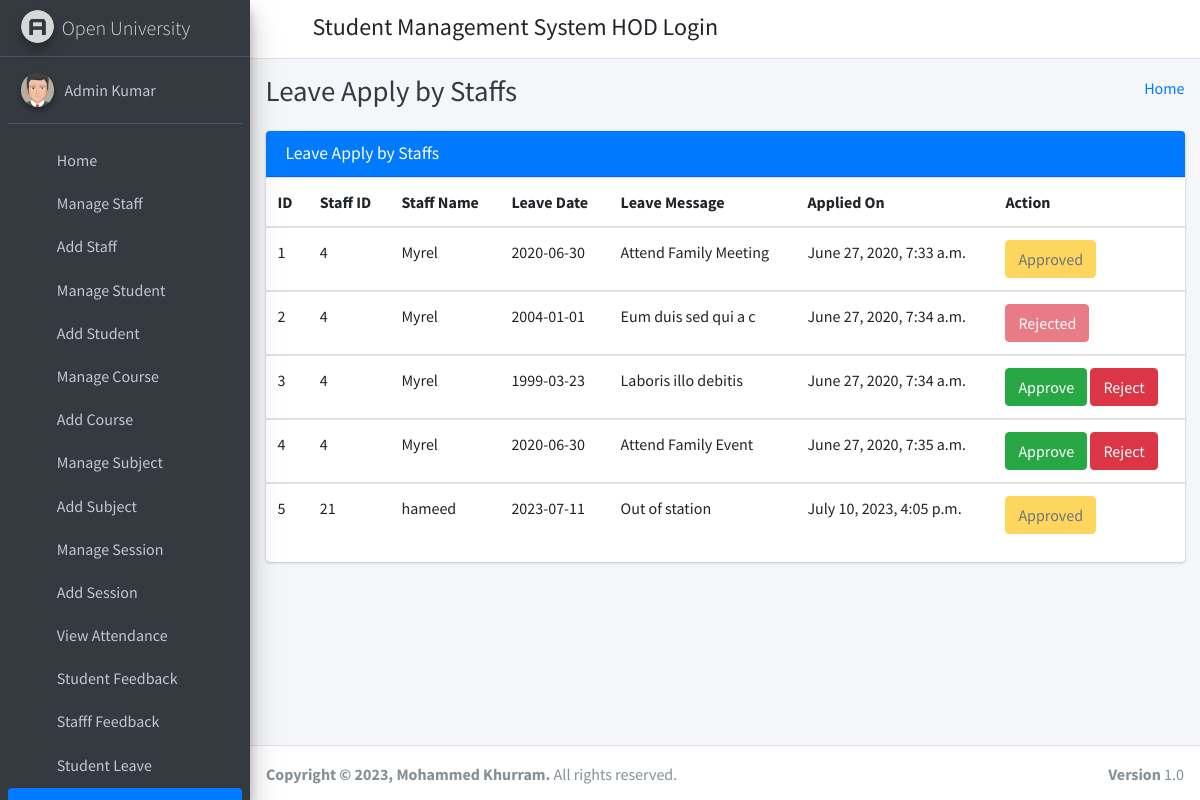
/staff_leave_view/ (signed in), run on the app's committed database.
### student_management_app/models.py (models this page shows)
class CustomUser(AbstractUser):
    user_type_data = ((1, "HOD"), (2, "Staff"), (3, "Student"))
    user_type = models.CharField(default=1, choices=user_type_data, max_length=10)

class LeaveReportStaff(models.Model):
    id = models.AutoField(primary_key=True)
    staff_id = models.ForeignKey(Staffs, on_delete=models.CASCADE)
    leave_date = models.CharField(max_length=255)
    leave_message = models.TextField()
    leave_status = models.IntegerField(default=0)
    created_at = models.DateTimeField(auto_now_add=True)
    updated_at = models.DateTimeField(auto_now=True)
    objects = models.Manager()

class Staffs(models.Model):
    id = models.AutoField(primary_key=True)
    admin = models.OneToOneField(CustomUser, on_delete = models.CASCADE)
    address = models.TextField()
    created_at = models.DateTimeField(auto_now_add=True)
    updated_at = models.DateTimeField(auto_now=True)
    objects = models.Manager()

### student_management_app/HodViews.py (the view)
# urls.py: path('staff_leave_view/', HodViews.staff_leave_view, name="staff_leave_view"),
def staff_leave_view(request):
    leaves = LeaveReportStaff.objects.all()
    context = {
        "leaves": leaves
    }
    return render(request, 'hod_template/staff_leave_view.html', context)

### student_management_app/LoginCheckMiddleWare.py (called while the page is built, shortened)
    def process_view(self, request, view_func, view_args, view_kwargs):
        modulename = view_func.__module__
        user = request.user
        if user.is_authenticated:
            if user.user_type == "1":
                if modulename == "student_management_app.HodViews":
                    pass
                elif modulename == "student_management_app.views" or modulename == "django.views.static":
                    pass
                else:
                    return redirect("admin_home")
            else:
                return redirect("login")
        else:
            if request.path == reverse("login") or request.path == reverse("doLogin"):
                pass
            else:
                return redirect("login")

### student_management_app/templates/hod_template/staff_leave_view.html (shortened to what this page needs)
{% extends 'hod_template/base_template.html' %}
{% block page_title %}
    Leave Apply by Staffs
{% endblock page_title %}
{% block main_content %}
{% load static %}
<section class="content">
        <div class="container-fluid">
            <div class="row">
                <div class="col-md-12">
                    <div class="card card-primary">
                        <div class="card-header">
                            <h3 class="card-title">Leave Apply by Staffs</h3>
                        </div>
                        <div class="table-responsive">
                            <table class="table">
                                <thead>
                                <tr>
                                    <th>ID</th>
                                    <th>Staff ID</th>
                                    <th>Staff Name</th>
                                    <th>Leave Date</th>
                                    <th>Leave Message</th>
                                    <th>Applied On</th>
                                    <th>Action</th>
                                </tr>
                                </thead>
                                {% for leave in leaves %}
                                <tbody>
                                <tr>
                                    <td>{{ leave.id }}</td>
                                    <td>{{ leave.staff_id.admin.id }}</td>
                                    <td>{{ leave.staff_id.admin.first_name }} {{ feedback.staff_id.admin.last_name }}</td>
                                    <td>{{ leave.leave_date }}</td>
                                    <td>{{ leave.leave_message }}</td>
                                    <td>{{ leave.created_at }}</td>
                                    <td>
                                        {% if leave.leave_status == 0 %}
                                            <a href="{% url 'staff_leave_approve' leave_id=leave.id %}" class="btn btn-success">Approve</a>
                                            <a href="{% url 'staff_leave_reject' leave_id=leave.id %}" class="btn btn-danger">Reject</a>
                                        {% elif leave.leave_status == 1 %}
                                            <button class="btn btn-warning" disabled="disabled">Approved</button>
                                        {% else %}
                                            <button class="btn btn-danger" disabled="disabled">Rejected</button>
                                        {% endif %}
                                    </td>
                                </tr>
                                </tbody>
                                {% endfor %}
                            </table>
                        </div>
                    </div>
                </div>
            </div>
        </div>
      </section>
  {% endblock main_content %}

### student_management_app/templates/hod_template/sidebar_template.html (shortened to what this page needs)
{% load static %}
<aside class="main-sidebar sidebar-dark-primary elevation-4">
      <a href="{% url 'admin_home' %}" class="brand-link">
        <img src="{% static 'dist/img/AdminLTELogo.png' %}" alt="AdminLTE Logo" class="brand-image img-circle elevation-3"
            style="opacity: .8">
        <span class="brand-text font-weight-light">Open University</span>
      </a>
      <div class="sidebar">
        <div class="user-panel mt-3 pb-3 mb-3 d-flex">
          <div class="image">
            <img src="{% static 'dist/img/user2-160x160.jpg' %}" class="img-circle elevation-2" alt="User Image">
          </div>
          <div class="info">
            <a href="{% url 'admin_profile' %}" class="d-block">{{ user.first_name }} {{ user.last_name }}</a>
          </div>
        </div>
        <nav class="mt-2">
          <ul class="nav nav-pills nav-sidebar flex-column" data-widget="treeview" role="menu" data-accordion="false">
            <li class="nav-item">
              {% url 'admin_home' as admin_home %}
              <a href="{{ admin_home }}" class="nav-link {% if request.path == admin_home %} active {% endif %}">
                <i class="nav-icon fas fa-tachometer-alt"></i>
                <p>
                  Home
                </p>
              </a>
            </li>
            <li class="nav-item">
              {% url 'manage_staff' as manage_staff %}
              {% url 'edit_staff' staff_id=id as edit_staff %}
              <a href="{{ manage_staff }}" class="nav-link {% if request.path == manage_staff %} active {% endif %} {% if request.path == edit_staff %} active {% endif %}">
                <i class="nav-icon fas fa-chalkboard-teacher"></i>
                <p>
                  Manage Staff
                </p>
              </a>
            </li>
            <li class="nav-item">
              {% url 'add_staff' as add_staff %}
              <a href="{{ add_staff }}" class="nav-link {% if request.path == add_staff %} active {% endif %}">
                <i class="nav-icon fas fa-th"></i>
                <p>
                  Add Staff
                </p>
              </a>
            </li>
            <li class="nav-item">
              {% url 'manage_student' as manage_student %}
              {% url 'edit_student' student_id=id as edit_student %}
              <a href="{{ manage_student }}" class="nav-link {% if request.path == manage_student %} active {% endif %} {% if request.path == edit_student %} active {% endif %}">
                <i class="nav-icon fas fa-user-graduate"></i>
                <p>
                  Manage Student
                </p>
              </a>
            </li>
            <li class="nav-item">
              {% url 'add_student' as add_student %}
              <a href="{{ add_student }}" class="nav-link {% if request.path == add_student %} active {% endif %}">
                <i class="nav-icon fas fa-th"></i>
                <p>
                  Add Student
                </p>
              </a>
            </li>
            <li class="nav-item">
              {% url 'manage_course' as manage_course %}
              {% url 'edit_course' course_id=id as edit_course %}
              <a href="{{ manage_course }}" class="nav-link {% if request.path == manage_course %} active {% endif %} {% if request.path == edit_course %} active {% endif %}">
                <i class="nav-icon fas fa-chalkboard"></i>
                <p>
                  Manage Course
                </p>
              </a>
            </li>
            <li class="nav-item">
            {% url 'add_course' as add_course %}
              <a href="{{ add_course }}" class="nav-link {% if request.path == add_course %} active {% endif %}">
                <i class="nav-icon fas fa-th"></i>
                <p>
                  Add Course
                </p>
              </a>
            </li>
            <li class="nav-item">
              {% url 'manage_subject' as manage_subject %}
              {% url 'edit_subject' subject_id=id as edit_subject %}
              <a href="{{ manage_subject }}" class="nav-link {% if request.path == manage_subject %} active {% endif %} {% if request.path == edit_subject %} active {% endif %}">
                <i class="nav-icon fas fa-book"></i>
                <p>
                  Manage Subject
                </p>
              </a>
            </li>
            <li class="nav-item">
              {% url 'add_subject' as add_subject %}
              <a href="{{ add_subject }}" class="nav-link {% if request.path == add_subject %} active {% endif %}">
                <i class="nav-icon fas fa-th"></i>
                <p>
                  Add Subject
                </p>
              </a>
            </li>
            <li class="nav-item">
              {% url 'manage_session' as manage_session %}
              {% url 'edit_session' session_id=id as edit_session %}
              <a href="{{ manage_session }}" class="nav-link {% if request.path == manage_session %} active {% endif %} {% if request.path == edit_session %} active {% endif %}">
                <i class="nav-icon fas fa-graduation-cap"></i>
                <p>
                  Manage Session
                </p>
              </a>
            </li>
            <li class="nav-item">
              {% url 'add_session' as add_session %}
              <a href="{{ add_session }}" class="nav-link {% if request.path == add_session %} active {% endif %}">
                <i class="nav-icon fas fa-th"></i>
                <p>
                  Add Session
                </p>
              </a>
            </li>
            <li class="nav-item">
              {% url 'admin_view_attendance' as admin_view_attendance %}
              <a href="{{ admin_view_attendance }}" class="nav-link {% if request.path == admin_view_attendance %} active {% endif %}">
                <i class="nav-icon fas fa-calendar-alt"></i>
                <p>
                  View Attendance
                </p>
              </a>
            </li>
            <li class="nav-item">
              {% url 'student_feedback_message' as student_feedback_message %}
              <a href="{{ student_feedback_message }}" class="nav-link {% if request.path == student_feedback_message %} active {% endif %}">
                <i class="nav-icon fas fa-th"></i>
                <p>
                  Student Feedback
                </p>
              </a>
            </li>
            <li class="nav-item">
              {% url 'staff_feedback_message' as staff_feedback_message %}
              <a href="{{ staff_feedback_message }}" class="nav-link {% if request.path == staff_feedback_message %} active {% endif %}">
                <i class="nav-icon fas fa-th"></i>
                <p>
                  Stafff Feedback
                </p>
              </a>
            </li>
            <li class="nav-item">
              {% url 'student_leave_view' as student_leave_view %}
              <a href="{{ student_leave_view }}" class="nav-link {% if request.path == student_leave_view %} active {% endif %}">
                <i class="nav-icon fas fa-th"></i>
                <p>
                  Student Leave
                </p>
              </a>
            </li>
            <li class="nav-item">
              {% url 'staff_leave_view' as staff_leave_view %}
              <a href="{{ staff_leave_view }}" class="nav-link {% if request.path == staff_leave_view %} active {% endif %}">
                <p>
                </p>
              </a>
            </li>
          </ul>
        </nav>
      </div>
    </aside>

### data on the page
CustomUser: first_name "Admin", last_name "Kumar"
LeaveReportStaff: id "1", staff_id.admin.id "4", staff_id.admin.first_name "Myrel", leave_date "2020-06-30", leave_message "Attend Family Meeting", created_at "June 27, 2020, 7:33 a.m.", leave_status "Approved"
LeaveReportStaff: id "2", staff_id.admin.id "4", staff_id.admin.first_name "Myrel", leave_date "2004-01-01", leave_message "Eum duis sed qui a c", created_at "June 27, 2020, 7:34 a.m.", leave_status "Rejected"
LeaveReportStaff: id "3", staff_id.admin.id "4", staff_id.admin.first_name "Myrel", leave_date "1999-03-23", leave_message "Laboris illo debitis", created_at "June 27, 2020, 7:34 a.m.", leave_status "Approve"
LeaveReportStaff: id "4", staff_id.admin.id "4", staff_id.admin.first_name "Myrel", leave_date "2020-06-30", leave_message "Attend Family Event", created_at "June 27, 2020, 7:35 a.m.", leave_status "Approve"
LeaveReportStaff: id "5", staff_id.admin.id "21", staff_id.admin.first_name "hameed", leave_date "2023-07-11", leave_message "Out of station", created_at "July 10, 2023, 4:05 p.m.", leave_status "Approved"
